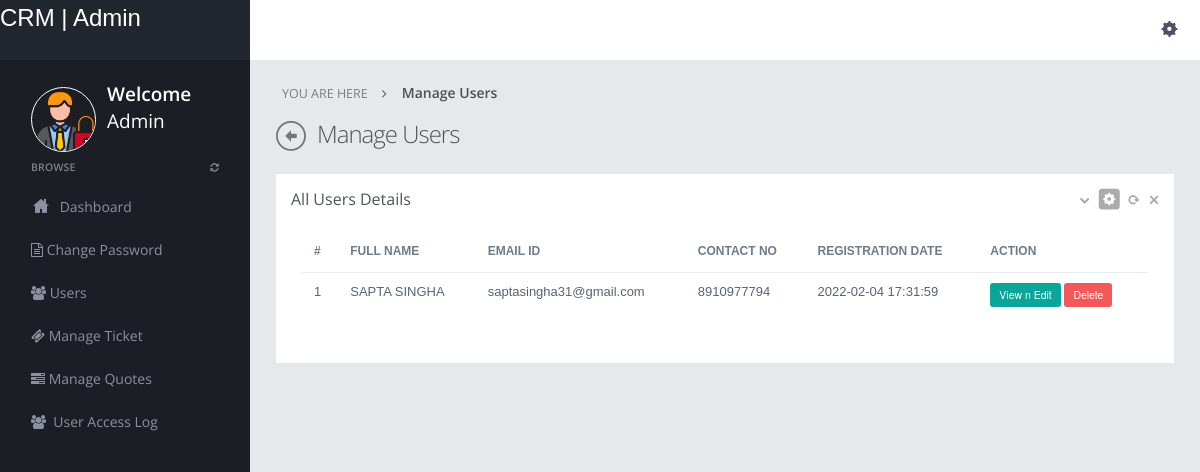
The page /admin/manage-users.php (signed in) on the database its author committed.
### tables this page shows
CREATE TABLE IF NOT EXISTS `user` (
  `id` int NOT NULL AUTO_INCREMENT,
  `name` varchar(255) DEFAULT NULL,
  `email` varchar(255) DEFAULT NULL,
  `alt_email` varchar(255) DEFAULT NULL,
  `password` varchar(255) DEFAULT NULL,
  `mobile` varchar(255) DEFAULT NULL,
  `gender` varchar(255) DEFAULT NULL,
  `address` varchar(500) DEFAULT NULL,
  `status` int DEFAULT NULL,
  `posting_date` timestamp NULL DEFAULT CURRENT_TIMESTAMP,
  PRIMARY KEY (`id`)
);

### admin/manage-users.php (the view, shortened to what this page needs)
<?php
include("dbconnection.php");
?>
<!DOCTYPE html>
<html>
<head>
<link href="../assets/plugins/pace/pace-theme-flash.css" rel="stylesheet" type="text/css" media="screen"/>
<link href="../assets/plugins/boostrapv3/css/bootstrap.min.css" rel="stylesheet" type="text/css"/>
<link href="../assets/plugins/boostrapv3/css/bootstrap-theme.min.css" rel="stylesheet" type="text/css"/>
<link href="../assets/plugins/font-awesome/css/font-awesome.css" rel="stylesheet" type="text/css"/>
<link href="../assets/css/animate.min.css" rel="stylesheet" type="text/css"/>
<link href="../assets/plugins/jquery-scrollbar/jquery.scrollbar.css" rel="stylesheet" type="text/css"/>
<link href="../assets/css/style.css" rel="stylesheet" type="text/css"/>
<link href="../assets/css/responsive.css" rel="stylesheet" type="text/css"/>
<link href="../assets/css/custom-icon-set.css" rel="stylesheet" type="text/css"/>
</head>
<body class="">
<?php include("header.php");?>
<div class="page-container row">
      <?php include("leftbar.php");?>
    </div>
  </div>
    <div class="page-content">
            <div class="content">
                <ul class="breadcrumb">
                    <li>
                        <p>YOU ARE HERE</p>
                    </li>
                    <li><a href="#" class="active">Manage Users</a>
                    </li>
                </ul>
                <div class="page-title">	<i class="icon-custom-left"></i>
                    	<h3>Manage Users </h3>
                </div>
                <div class="row">
                    <div class="col-md-12">
                        <div class="row">
                            <div class="col-md-12">
                                <div class="grid simple ">
                                    <div class="grid-title no-border">
                                        	<h4>All Users Details</h4>
                                        <div class="tools">	<a href="javascript:;" class="collapse"></a>
											<a href="#grid-config" data-toggle="modal" class="config"></a>
											<a href="javascript:;" class="reload"></a>
											<a href="javascript:;" class="remove"></a>
                                        </div>
                                    </div>
                                    <div class="grid-body no-border">
                                            <table class="table table-hover no-more-tables">
                                                <thead>
                                                    <tr>
                                                        <th>#</th>
                                                        <th>Full Name</th>
                                                        <th>Email ID </th>
                                                        <th>Contact No</th>
                                                        <th>Registration Date</th>
                                                        <th>Action</th>
                                                    </tr>
                                                </thead>
                                                <tbody>
                                                <?php $ret=mysqli_query($con,"select * from user");
												$cnt=1;
												while($row=mysqli_fetch_array($ret))
												{
												?>
                                                    <tr>
                                                        <td><?php echo $cnt;?></td>
                                                        <td><?php echo $row['name'];?></td>
                                                        <td><?php echo $row['email'];?></td>
                                                         <td><?php echo $row['mobile'];?></td>
                                                          <td><?php echo $row['posting_date'];?></td>
                                                          <td>
                                                          <form name="abc" action="" method="post">
                                                           <a href="edit-user.php?id=<?php echo $row['id'];?>" class="btn btn-primary btn-xs btn-mini">View n Edit</a>
                                                           <button type="button" class="btn btn-danger btn-xs btn-mini">Delete </button>
                                                           </form>
                                                          </td>
                                                    </tr>
                                                    <?php $cnt=$cnt+1; } ?>
                                                </tbody>
                                            </table>
                                    </div>
                                </div>
                            </div>
                        </div>
                    </div>
					</div>
                </div>
            </div>
        </div>
</body>
</html>

### assets/css/responsive.css (style rules this page uses)
@media (min-width: 980px) { .page-content { margin-left: 250px; min-height: 100%; } }

### rows shown on the page
user: name "SAPTA SINGHA", email "saptasingha31@gmail.com", mobile "8910977794", posting_date "2022-02-04 17:31:59"
